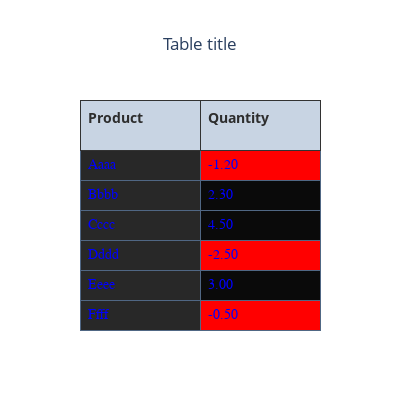

This figure's notebook cell:
### Code cell
import plotly.graph_objects as go

prods = ['Aaaa', 'Bbbb', 'Cccc', 'Dddd', 'Eeee', 'Ffff']
vals = [-1.2, 2.3, 4.5, -2.5, 3, -0.5]
font_color = ['rgb(40,40,40)', ['rgb(255,0,0)' if v <= 0 else 'rgb(10,10,10)' for v in vals]]
filla = ['rgb(40,40,40)']
fillb = ['rgb(255,0,0)' if v <= 0 else 'rgb(10,10,10)' for v in vals]
fills = [filla, fillb]
print(fills)
table_trace = go.Table(
                 columnwidth= [15]+[15],
                 columnorder=[0, 1],
                 header = dict(height = 50,
                               values = [['<b>Product</b>'], ['<b>Quantity</b>']],
                               line = dict(color='rgb(50,50,50)'),
                               align = ['left']*2,
                               font = dict(color=['rgb(45,45,45)']*2, size=14),
                             
                              ),
                 cells = dict(values = [prods, vals],
                              line = dict(color='#506784'),
                              align = ['left']*5,
                              
                              font = dict(family="Arial", size=14, color='blue'),
                              format = [None, ",.2f"],
                             
                              height = 30,
                              fill = dict(color=fills))
                             )
                 

layout = go.Layout(width=400, height=415, autosize=False, 
              title_text='Table title',
                   title_x=0.5, showlegend=False)
fig = go.Figure(data=[table_trace], layout=layout)
fig.show()

### Figure 1 — Plotly figure (JSON) as saved in the notebook; plotly's stock layout.template omitted (floating-point values rounded to 4 significant figures)
{"data": [{"cells": {"align": ["left", "left", "left", "left", "left"], "fill": {"color": [["rgb(40,40,40)"], ["rgb(255,0,0)", "rgb(10,10,10)", "rgb(10,10,10)", "rgb(255,0,0)", "rgb(10,10,10)", "rgb(255,0,0)"]]}, "font": {"color": "blue", "family": "Arial", "size": 14}, "format": [null, ",.2f"], "height": 30, "line": {"color": "#506784"}, "values": [["Aaaa", "Bbbb", "Cccc", "Dddd", "Eeee", "Ffff"], [-1.2, 2.3, 4.5, -2.5, 3, -0.5]]}, "columnorder": [0, 1], "columnwidth": [15, 15], "header": {"align": ["left", "left"], "font": {"color": ["rgb(45,45,45)", "rgb(45,45,45)"], "size": 14}, "height": 50, "line": {"color": "rgb(50,50,50)"}, "values": [["<b>Product</b>"], ["<b>Quantity</b>"]]}, "type": "table"}], "layout": {"autosize": false, "height": 415, "showlegend": false, "title": {"text": "Table title", "x": 0.5}, "width": 400}}
